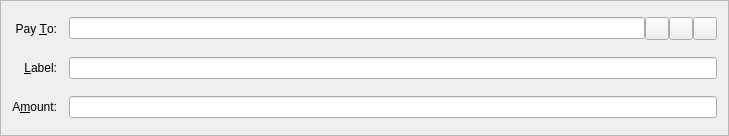
<?xml version="1.0" encoding="UTF-8"?>
<ui version="4.0">
 <class>SendCoinsEntry</class>
 <widget class="QFrame" name="SendCoinsEntry">
  <property name="geometry">
   <rect>
    <x>0</x>
    <y>0</y>
    <width>729</width>
    <height>136</height>
   </rect>
  </property>
  <property name="windowTitle">
   <string>Form</string>
  </property>
  <property name="frameShape">
   <enum>QFrame::StyledPanel</enum>
  </property>
  <property name="frameShadow">
   <enum>QFrame::Sunken</enum>
  </property>
  <layout class="QGridLayout" name="gridLayout">
   <property name="spacing">
    <number>12</number>
   </property>
   <item row="5" column="0">
    <widget class="QLabel" name="label">
     <property name="text">
      <string>A&amp;mount:</string>
     </property>
     <property name="alignment">
      <set>Qt::AlignRight|Qt::AlignTrailing|Qt::AlignVCenter</set>
     </property>
     <property name="buddy">
      <cstring>payAmount</cstring>
     </property>
    </widget>
   </item>
   <item row="3" column="0">
    <widget class="QLabel" name="label_2">
     <property name="text">
      <string>Pay &amp;To:</string>
     </property>
     <property name="alignment">
      <set>Qt::AlignRight|Qt::AlignTrailing|Qt::AlignVCenter</set>
     </property>
     <property name="buddy">
      <cstring>payTo</cstring>
     </property>
    </widget>
   </item>
   <item row="5" column="1">
    <widget class="BitcoinAmountField" name="payAmount"/>
   </item>
   <item row="4" column="1">
    <layout class="QHBoxLayout" name="horizontalLayout_2">
     <property name="spacing">
      <number>0</number>
     </property>
     <item>
      <widget class="QValidatedLineEdit" name="addAsLabel">
       <property name="enabled">
        <bool>true</bool>
       </property>
       <property name="toolTip">
        <string>Enter a label for this address to add it to your address book</string>
       </property>
      </widget>
     </item>
    </layout>
   </item>
   <item row="4" column="0">
    <widget class="QLabel" name="label_4">
     <property name="text">
      <string>&amp;Label:</string>
     </property>
     <property name="alignment">
      <set>Qt::AlignRight|Qt::AlignTrailing|Qt::AlignVCenter</set>
     </property>
     <property name="buddy">
      <cstring>addAsLabel</cstring>
     </property>
    </widget>
   </item>
   <item row="3" column="1">
    <layout class="QHBoxLayout" name="payToLayout">
     <property name="spacing">
      <number>0</number>
     </property>
     <item>
      <widget class="QValidatedLineEdit" name="payTo">
       <property name="toolTip">
        <string>The address to send the payment to  (e.g. 1NS17iag9jJgTHD1VXjvLCEnZuQ3rJDE9L)</string>
       </property>
       <property name="maxLength">
        <number>34</number>
       </property>
      </widget>
     </item>
     <item>
      <widget class="QToolButton" name="addressBookButton">
       <property name="toolTip">
        <string>Choose address from address book</string>
       </property>
       <property name="text">
        <string/>
       </property>
       <property name="icon">
        <iconset resource="../eurobit.qrc">
         <normaloff>:/icons/address-book</normaloff>:/icons/address-book</iconset>
       </property>
       <property name="shortcut">
        <string>Alt+A</string>
       </property>
      </widget>
     </item>
     <item>
      <widget class="QToolButton" name="pasteButton">
       <property name="toolTip">
        <string>Paste address from clipboard</string>
       </property>
       <property name="text">
        <string/>
       </property>
       <property name="icon">
        <iconset resource="../eurobit.qrc">
         <normaloff>:/icons/editpaste</normaloff>:/icons/editpaste</iconset>
       </property>
       <property name="shortcut">
        <string>Alt+P</string>
       </property>
      </widget>
     </item>
     <item>
      <widget class="QToolButton" name="deleteButton">
       <property name="toolTip">
        <string>Remove this recipient</string>
       </property>
       <property name="text">
        <string/>
       </property>
       <property name="icon">
        <iconset resource="../eurobit.qrc">
         <normaloff>:/icons/remove</normaloff>:/icons/remove</iconset>
       </property>
      </widget>
     </item>
    </layout>
   </item>
  </layout>
 </widget>
 <customwidgets>
  <customwidget>
   <class>BitcoinAmountField</class>
   <extends>QLineEdit</extends>
   <header>eurobitamountfield.h</header>
   <container>1</container>
  </customwidget>
  <customwidget>
   <class>QValidatedLineEdit</class>
   <extends>QLineEdit</extends>
   <header>qvalidatedlineedit.h</header>
  </customwidget>
 </customwidgets>
 <resources>
  <include location="../eurobit.qrc"/>
 </resources>
 <connections/>
</ui>
